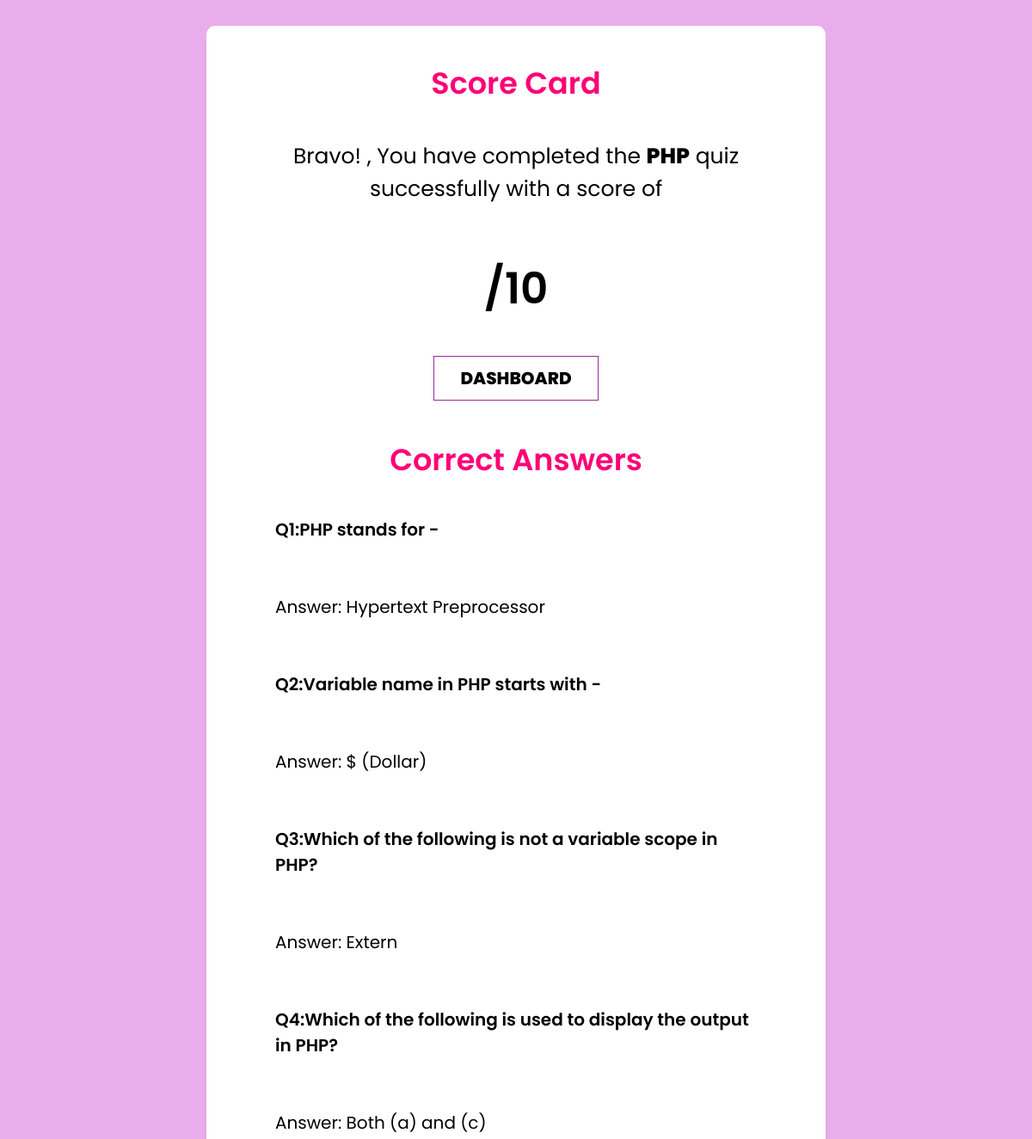
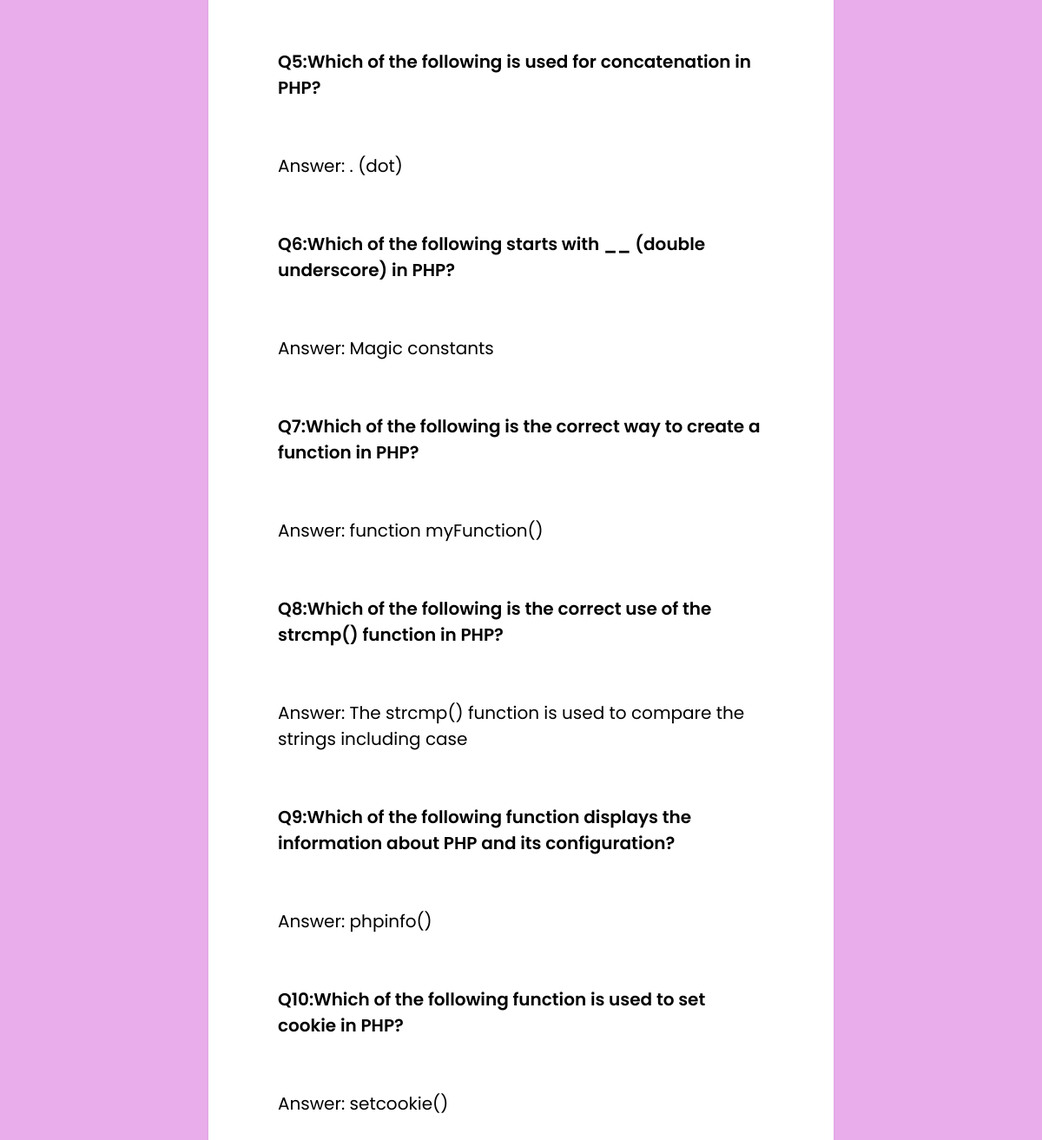
/resultpagephp.php, run on the app's committed database (2 pictures, top to bottom).
### tables this page shows
CREATE TABLE `phpquestions` (
  `qid` int(11) NOT NULL,
  `question` varchar(255) NOT NULL
);

CREATE TABLE `phpanswers` (
  `ans_id` int(255) NOT NULL,
  `answer` varchar(255) NOT NULL,
  `is_correct` int(255) NOT NULL,
  `ans_options` int(255) NOT NULL
);

### resultpagephp.php (the view, shortened to what this page needs)
<?php
$con = mysqli_connect('localhost', 'root');
mysqli_select_db($con, 'quizdatabase');
?>
<!DOCTYPE html>
<html lang="en">
<head>
    <link rel="stylesheet" href="css/resultpage.css"></a>
</head>
<body>
    <div class="main_div">
        <div class="inner-div">
            <h1 class="question">Score Card</h1>
            <h3>Bravo! <span class="showname_quiz"><?php echo $_SESSION['username']; ?></span>, You have completed the <span class="showname_quiz">PHP</span> quiz successfully with a score of</h3>
            <div id="ShowScore" class="ScoreArea">
                ?>/10
                <br>
                <a href="mainpage.php" id="Exit">DASHBOARD</a>
            </div>
            <h1>Correct Answers</h1>
            <div class="showquestion">
                <?php
                for ($i = 1; $i <= 10; $i++) {
                    $q = "SELECT * FROM phpquestions where qid=$i";
                    $query = mysqli_query($con, $q);
                    $ans_options = "SELECT * FROM phpanswers WHERE ans_options=$i AND is_correct=1";
                    $ans_correct = mysqli_query($con, $ans_options);
                    $ans_correct_rows = mysqli_fetch_array($ans_correct);
                    while ($rows = mysqli_fetch_array($query)) {
                ?>
                        <div class="questionshow"><?php echo $rows['question']; ?></div>
                        <br>
                        <br>
                        <div class="answershow">Answer: <?php echo $ans_correct_rows['answer']; ?></div>
                        <br>
                        <br>
                <?php
                    }
                }
                ?>
            </div>
        </div>
    </div>
</body>
</html>

### css/resultpage.css (style rules this page uses)
* { margin: 0; padding: 0; font-family: 'Josefin Sans', sans-serif; font-family: 'Poppins', sans-serif; box-sizing: border-box; }
html { font-size: 62.5%; font-family: 300; }
.main_div { min-height: 100vh; display: grid; place-items: center; background-color: hsl(298, 61%, 80%); }
.inner-div { width: 60vw; margin-top: 30px; margin-bottom: 30px; background-color: #fff; padding: 3rem 8rem; border-radius: 1rem; box-shadow: 0 1rem 1rem -0.7rem rgba(0,0,0,0.4); }
.inner-div h1 { font-size: 3.5rem; font-weight: 600; margin: 1rem 0 4rem 0; text-align: center; color: rgb(255, 0, 119); }
.inner-div h3 { font-size: 2.5rem; font-weight: 400; text-align: center; }
#Exit { padding: 1rem 3rem; font-size: 2rem; font-weight: 800; display: inline-block; position: relative; margin: auto; color: black; background-color: transparent; border: 1px solid #962c96; margin-top: 4rem; cursor: pointer; }
a { text-decoration: none; color: black; }
#ShowScore { background-color: white; margin-top: 3rem; padding: 3rem 4rem; font-weight: 600; font-size: 50px; text-align: center; }
.showquestion { font-size: 20px; }
.questionshow { font-weight: 600; }
.showname_quiz { font-weight: 800; }

### data on the page
phpquestions: question "Q1:PHP stands for -"
phpanswers: answer "Hypertext Preprocessor"
phpquestions: question "Q2:Variable name in PHP starts with -"
phpanswers: answer "$ (Dollar)"
phpquestions: question "Q3:Which of the following is not a variable scope in PHP?"
phpanswers: answer "Extern"
phpquestions: question "Q4:Which of the following is used to display the output in PHP?"
phpanswers: answer "Both (a) and (c)"
phpquestions: question "Q5:Which of the following is used for concatenation in PHP?"
phpanswers: answer ". (dot)"
phpquestions: question "Q6:Which of the following starts with __ (double underscore) in PHP?"
phpanswers: answer "Magic constants"
phpquestions: question "Q7:Which of the following is the correct way to create a function in PHP?"
phpanswers: answer "function myFunction()"
phpquestions: question "Q8:Which of the following is the correct use of the strcmp() function in PHP?"
phpanswers: answer "The strcmp() function is used to compare the strings including case"
phpquestions: question "Q9:Which of the following function displays the information about PHP and its configuration?"
phpanswers: answer "phpinfo()"
phpquestions: question "Q10:Which of the following function is used to set cookie in PHP?"
phpanswers: answer "setcookie()"
